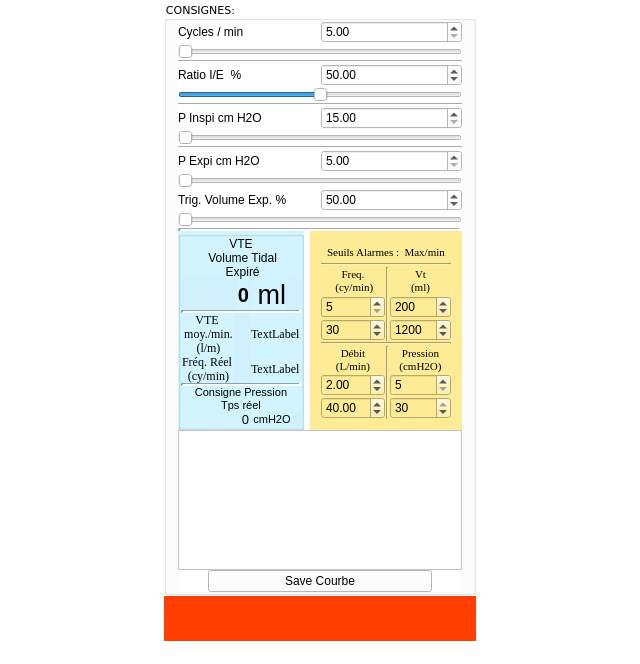
<?xml version="1.0" encoding="UTF-8"?>
<ui version="4.0">
 <class>MainWindow</class>
 <widget class="QMainWindow" name="MainWindow">
  <property name="geometry">
   <rect>
    <x>0</x>
    <y>0</y>
    <width>640</width>
    <height>664</height>
   </rect>
  </property>
  <property name="sizePolicy">
   <sizepolicy hsizetype="Preferred" vsizetype="Preferred">
    <horstretch>0</horstretch>
    <verstretch>0</verstretch>
   </sizepolicy>
  </property>
  <property name="baseSize">
   <size>
    <width>640</width>
    <height>480</height>
   </size>
  </property>
  <property name="palette">
   <palette>
    <active>
     <colorrole role="Button">
      <brush brushstyle="SolidPattern">
       <color alpha="255">
        <red>255</red>
        <green>255</green>
        <blue>255</blue>
       </color>
      </brush>
     </colorrole>
     <colorrole role="Light">
      <brush brushstyle="SolidPattern">
       <color alpha="255">
        <red>117</red>
        <green>80</green>
        <blue>123</blue>
       </color>
      </brush>
     </colorrole>
     <colorrole role="BrightText">
      <brush brushstyle="SolidPattern">
       <color alpha="255">
        <red>117</red>
        <green>80</green>
        <blue>123</blue>
       </color>
      </brush>
     </colorrole>
     <colorrole role="Base">
      <brush brushstyle="SolidPattern">
       <color alpha="255">
        <red>255</red>
        <green>255</green>
        <blue>255</blue>
       </color>
      </brush>
     </colorrole>
     <colorrole role="Window">
      <brush brushstyle="SolidPattern">
       <color alpha="255">
        <red>255</red>
        <green>255</green>
        <blue>255</blue>
       </color>
      </brush>
     </colorrole>
     <colorrole role="HighlightedText">
      <brush brushstyle="SolidPattern">
       <color alpha="255">
        <red>117</red>
        <green>80</green>
        <blue>123</blue>
       </color>
      </brush>
     </colorrole>
    </active>
    <inactive>
     <colorrole role="Button">
      <brush brushstyle="SolidPattern">
       <color alpha="255">
        <red>255</red>
        <green>255</green>
        <blue>255</blue>
       </color>
      </brush>
     </colorrole>
     <colorrole role="Light">
      <brush brushstyle="SolidPattern">
       <color alpha="255">
        <red>117</red>
        <green>80</green>
        <blue>123</blue>
       </color>
      </brush>
     </colorrole>
     <colorrole role="BrightText">
      <brush brushstyle="SolidPattern">
       <color alpha="255">
        <red>117</red>
        <green>80</green>
        <blue>123</blue>
       </color>
      </brush>
     </colorrole>
     <colorrole role="Base">
      <brush brushstyle="SolidPattern">
       <color alpha="255">
        <red>255</red>
        <green>255</green>
        <blue>255</blue>
       </color>
      </brush>
     </colorrole>
     <colorrole role="Window">
      <brush brushstyle="SolidPattern">
       <color alpha="255">
        <red>255</red>
        <green>255</green>
        <blue>255</blue>
       </color>
      </brush>
     </colorrole>
     <colorrole role="HighlightedText">
      <brush brushstyle="SolidPattern">
       <color alpha="255">
        <red>117</red>
        <green>80</green>
        <blue>123</blue>
       </color>
      </brush>
     </colorrole>
    </inactive>
    <disabled>
     <colorrole role="Button">
      <brush brushstyle="SolidPattern">
       <color alpha="255">
        <red>255</red>
        <green>255</green>
        <blue>255</blue>
       </color>
      </brush>
     </colorrole>
     <colorrole role="Light">
      <brush brushstyle="SolidPattern">
       <color alpha="255">
        <red>117</red>
        <green>80</green>
        <blue>123</blue>
       </color>
      </brush>
     </colorrole>
     <colorrole role="BrightText">
      <brush brushstyle="SolidPattern">
       <color alpha="255">
        <red>117</red>
        <green>80</green>
        <blue>123</blue>
       </color>
      </brush>
     </colorrole>
     <colorrole role="Base">
      <brush brushstyle="SolidPattern">
       <color alpha="255">
        <red>255</red>
        <green>255</green>
        <blue>255</blue>
       </color>
      </brush>
     </colorrole>
     <colorrole role="Window">
      <brush brushstyle="SolidPattern">
       <color alpha="255">
        <red>255</red>
        <green>255</green>
        <blue>255</blue>
       </color>
      </brush>
     </colorrole>
     <colorrole role="HighlightedText">
      <brush brushstyle="SolidPattern">
       <color alpha="255">
        <red>117</red>
        <green>80</green>
        <blue>123</blue>
       </color>
      </brush>
     </colorrole>
    </disabled>
   </palette>
  </property>
  <property name="contextMenuPolicy">
   <enum>Qt::DefaultContextMenu</enum>
  </property>
  <property name="acceptDrops">
   <bool>false</bool>
  </property>
  <property name="windowTitle">
   <string>Ca flambe dur...</string>
  </property>
  <property name="windowIcon">
   <iconset resource="ressource.qrc">
    <normaloff>:/flambagetypes.gif</normaloff>:/flambagetypes.gif</iconset>
  </property>
  <property name="styleSheet">
   <string notr="true">background-color: rgb(255, 255, 255);</string>
  </property>
  <widget class="QWidget" name="widget">
   <property name="sizePolicy">
    <sizepolicy hsizetype="Preferred" vsizetype="Preferred">
     <horstretch>0</horstretch>
     <verstretch>0</verstretch>
    </sizepolicy>
   </property>
   <property name="layoutDirection">
    <enum>Qt::LeftToRight</enum>
   </property>
   <layout class="QGridLayout" name="gridLayout">
    <property name="sizeConstraint">
     <enum>QLayout::SetDefaultConstraint</enum>
    </property>
    <property name="topMargin">
     <number>1</number>
    </property>
    <property name="bottomMargin">
     <number>1</number>
    </property>
    <property name="spacing">
     <number>1</number>
    </property>
    <item row="1" column="0">
     <layout class="QHBoxLayout" name="horizontalLayout">
      <property name="spacing">
       <number>2</number>
      </property>
      <property name="sizeConstraint">
       <enum>QLayout::SetDefaultConstraint</enum>
      </property>
      <item>
       <layout class="QGridLayout" name="Chart_layout">
        <property name="verticalSpacing">
         <number>2</number>
        </property>
       </layout>
      </item>
      <item>
       <widget class="QGroupBox" name="groupBox_curseurs">
        <property name="sizePolicy">
         <sizepolicy hsizetype="Fixed" vsizetype="Preferred">
          <horstretch>0</horstretch>
          <verstretch>0</verstretch>
         </sizepolicy>
        </property>
        <property name="maximumSize">
         <size>
          <width>16777215</width>
          <height>16777215</height>
         </size>
        </property>
        <property name="font">
         <font>
          <family>DejaVu Sans</family>
          <pointsize>8</pointsize>
         </font>
        </property>
        <property name="title">
         <string>CONSIGNES:</string>
        </property>
        <layout class="QGridLayout" name="gridLayout_12">
         <property name="topMargin">
          <number>0</number>
         </property>
         <property name="bottomMargin">
          <number>0</number>
         </property>
         <property name="spacing">
          <number>0</number>
         </property>
         <item row="4" column="1">
          <layout class="QGridLayout" name="gridLayout_2">
           <property name="sizeConstraint">
            <enum>QLayout::SetMinimumSize</enum>
           </property>
           <property name="spacing">
            <number>0</number>
           </property>
           <item row="0" column="2">
            <widget class="QLabel" name="Opensource">
             <property name="maximumSize">
              <size>
               <width>30</width>
               <height>30</height>
              </size>
             </property>
             <property name="text">
              <string/>
             </property>
             <property name="pixmap">
              <pixmap resource="ressource.qrc">:/Open_Source_Initiative_keyhole.svg.png</pixmap>
             </property>
             <property name="scaledContents">
              <bool>true</bool>
             </property>
             <property name="alignment">
              <set>Qt::AlignCenter</set>
             </property>
            </widget>
           </item>
           <item row="0" column="1">
            <widget class="QPushButton" name="Enregistrer_courbes">
             <property name="sizePolicy">
              <sizepolicy hsizetype="Preferred" vsizetype="Preferred">
               <horstretch>0</horstretch>
               <verstretch>0</verstretch>
              </sizepolicy>
             </property>
             <property name="text">
              <string>Save Courbe</string>
             </property>
            </widget>
           </item>
           <item row="0" column="0">
            <widget class="QLabel" name="Archlinux">
             <property name="maximumSize">
              <size>
               <width>30</width>
               <height>30</height>
              </size>
             </property>
             <property name="text">
              <string/>
             </property>
             <property name="pixmap">
              <pixmap resource="ressource.qrc">:/b_1_q_0_p_2.jpg.png</pixmap>
             </property>
             <property name="scaledContents">
              <bool>true</bool>
             </property>
            </widget>
           </item>
          </layout>
         </item>
         <item row="3" column="1">
          <widget class="QTextEditxg" name="info">
           <property name="sizePolicy">
            <sizepolicy hsizetype="Expanding" vsizetype="Expanding">
             <horstretch>0</horstretch>
             <verstretch>0</verstretch>
            </sizepolicy>
           </property>
           <property name="maximumSize">
            <size>
             <width>16777215</width>
             <height>16777215</height>
            </size>
           </property>
           <property name="frameShape">
            <enum>QFrame::StyledPanel</enum>
           </property>
           <property name="sizeAdjustPolicy">
            <enum>QAbstractScrollArea::AdjustIgnored</enum>
           </property>
           <property name="textInteractionFlags">
            <set>Qt::TextSelectableByKeyboard|Qt::TextSelectableByMouse</set>
           </property>
          </widget>
         </item>
         <item row="0" column="1">
          <layout class="QVBoxLayout" name="verticalLayout_3" stretch="0,0">
           <property name="spacing">
            <number>1</number>
           </property>
           <item>
            <layout class="QVBoxLayout" name="verticalLayout">
             <property name="spacing">
              <number>1</number>
             </property>
             <item>
              <layout class="QHBoxLayout" name="horizontalLayout_5">
               <property name="spacing">
                <number>1</number>
               </property>
               <item>
                <widget class="QLabel" name="label_cycle">
                 <property name="text">
                  <string>Cycles / min</string>
                 </property>
                </widget>
               </item>
               <item>
                <widget class="QDoubleSpinBox" name="doubleSpinBox_cycle">
                 <property name="keyboardTracking">
                  <bool>true</bool>
                 </property>
                 <property name="minimum">
                  <double>5.000000000000000</double>
                 </property>
                 <property name="maximum">
                  <double>60.000000000000000</double>
                 </property>
                </widget>
               </item>
              </layout>
             </item>
             <item>
              <widget class="QSlider" name="horizontalSlider_cycles">
               <property name="maximum">
                <number>100</number>
               </property>
               <property name="orientation">
                <enum>Qt::Horizontal</enum>
               </property>
              </widget>
             </item>
             <item>
              <widget class="Line" name="line">
               <property name="orientation">
                <enum>Qt::Horizontal</enum>
               </property>
              </widget>
             </item>
             <item>
              <layout class="QHBoxLayout" name="horizontalLayout_4">
               <property name="spacing">
                <number>1</number>
               </property>
               <item>
                <widget class="QLabel" name="label_ratio">
                 <property name="text">
                  <string>Ratio I/E  %</string>
                 </property>
                </widget>
               </item>
               <item>
                <widget class="QDoubleSpinBox" name="doubleSpinBox_ratio">
                 <property name="sizePolicy">
                  <sizepolicy hsizetype="Minimum" vsizetype="Fixed">
                   <horstretch>0</horstretch>
                   <verstretch>0</verstretch>
                  </sizepolicy>
                 </property>
                 <property name="decimals">
                  <number>2</number>
                 </property>
                 <property name="minimum">
                  <double>25.000000000000000</double>
                 </property>
                 <property name="maximum">
                  <double>100.000000000000000</double>
                 </property>
                 <property name="value">
                  <double>50.000000000000000</double>
                 </property>
                </widget>
               </item>
              </layout>
             </item>
             <item>
              <widget class="QSlider" name="horizontalSlider_ratio">
               <property name="minimum">
                <number>0</number>
               </property>
               <property name="maximum">
                <number>100</number>
               </property>
               <property name="value">
                <number>50</number>
               </property>
               <property name="orientation">
                <enum>Qt::Horizontal</enum>
               </property>
              </widget>
             </item>
             <item>
              <widget class="Line" name="line_3">
               <property name="orientation">
                <enum>Qt::Horizontal</enum>
               </property>
              </widget>
             </item>
             <item>
              <layout class="QHBoxLayout" name="horizontalLayout_2">
               <property name="spacing">
                <number>1</number>
               </property>
               <item>
                <widget class="QLabel" name="label_inspi">
                 <property name="text">
                  <string>P Inspi cm H2O</string>
                 </property>
                </widget>
               </item>
               <item>
                <widget class="QDoubleSpinBox" name="doubleSpinBox_inspi">
                 <property name="decimals">
                  <number>2</number>
                 </property>
                 <property name="minimum">
                  <double>15.000000000000000</double>
                 </property>
                 <property name="maximum">
                  <double>40.000000000000000</double>
                 </property>
                </widget>
               </item>
              </layout>
             </item>
             <item>
              <widget class="QSlider" name="horizontalSlider_inspi">
               <property name="maximum">
                <number>100</number>
               </property>
               <property name="orientation">
                <enum>Qt::Horizontal</enum>
               </property>
              </widget>
             </item>
             <item>
              <widget class="Line" name="line_4">
               <property name="orientation">
                <enum>Qt::Horizontal</enum>
               </property>
              </widget>
             </item>
             <item>
              <layout class="QHBoxLayout" name="horizontalLayout_6">
               <property name="spacing">
                <number>1</number>
               </property>
               <item>
                <widget class="QLabel" name="label_expi">
                 <property name="text">
                  <string>P Expi cm H2O</string>
                 </property>
                </widget>
               </item>
               <item>
                <widget class="QDoubleSpinBox" name="doubleSpinBox_expi">
                 <property name="keyboardTracking">
                  <bool>false</bool>
                 </property>
                 <property name="minimum">
                  <double>5.000000000000000</double>
                 </property>
                 <property name="maximum">
                  <double>16.000000000000000</double>
                 </property>
                </widget>
               </item>
              </layout>
             </item>
             <item>
              <widget class="QSlider" name="horizontalSlider_expi">
               <property name="maximum">
                <number>100</number>
               </property>
               <property name="orientation">
                <enum>Qt::Horizontal</enum>
               </property>
              </widget>
             </item>
             <item>
              <layout class="QHBoxLayout" name="horizontalLayout_3">
               <property name="spacing">
                <number>1</number>
               </property>
               <item>
                <widget class="QLabel" name="label_trigger_vol">
                 <property name="text">
                  <string>Trig. Volume Exp. %</string>
                 </property>
                </widget>
               </item>
               <item>
                <widget class="QDoubleSpinBox" name="doubleSpinBox_trigger_vol">
                 <property name="keyboardTracking">
                  <bool>false</bool>
                 </property>
                 <property name="minimum">
                  <double>5.000000000000000</double>
                 </property>
                 <property name="maximum">
                  <double>80.000000000000000</double>
                 </property>
                 <property name="value">
                  <double>50.000000000000000</double>
                 </property>
                </widget>
               </item>
              </layout>
             </item>
             <item>
              <widget class="QSlider" name="horizontalSlider_trigger_vol">
               <property name="maximum">
                <number>100</number>
               </property>
               <property name="pageStep">
                <number>1</number>
               </property>
               <property name="orientation">
                <enum>Qt::Horizontal</enum>
               </property>
               <property name="tickPosition">
                <enum>QSlider::NoTicks</enum>
               </property>
              </widget>
             </item>
            </layout>
           </item>
           <item>
            <widget class="Line" name="line_2">
             <property name="lineWidth">
              <number>4</number>
             </property>
             <property name="orientation">
              <enum>Qt::Horizontal</enum>
             </property>
            </widget>
           </item>
          </layout>
         </item>
         <item row="2" column="1">
          <layout class="QGridLayout" name="gridLayout_5">
           <property name="verticalSpacing">
            <number>8</number>
           </property>
           <item row="1" column="0">
            <widget class="QGroupBox" name="groupBox_2">
             <property name="sizePolicy">
              <sizepolicy hsizetype="Minimum" vsizetype="Minimum">
               <horstretch>0</horstretch>
               <verstretch>0</verstretch>
              </sizepolicy>
             </property>
             <property name="minimumSize">
              <size>
               <width>0</width>
               <height>0</height>
              </size>
             </property>
             <property name="maximumSize">
              <size>
               <width>16777215</width>
               <height>16777215</height>
              </size>
             </property>
             <property name="font">
              <font>
               <family>Arial</family>
               <pointsize>1</pointsize>
              </font>
             </property>
             <property name="autoFillBackground">
              <bool>false</bool>
             </property>
             <property name="styleSheet">
              <string notr="true">background-color: rgb(210, 244, 255);
</string>
             </property>
             <property name="title">
              <string/>
             </property>
             <property name="alignment">
              <set>Qt::AlignHCenter|Qt::AlignTop</set>
             </property>
             <property name="flat">
              <bool>false</bool>
             </property>
             <layout class="QGridLayout" name="gridLayout_4" columnstretch="0,0,0,0,0">
              <property name="sizeConstraint">
               <enum>QLayout::SetMinimumSize</enum>
              </property>
              <property name="leftMargin">
               <number>0</number>
              </property>
              <property name="topMargin">
               <number>0</number>
              </property>
              <property name="rightMargin">
               <number>0</number>
              </property>
              <property name="bottomMargin">
               <number>0</number>
              </property>
              <property name="horizontalSpacing">
               <number>2</number>
              </property>
              <property name="verticalSpacing">
               <number>0</number>
              </property>
              <item row="0" column="1" colspan="4">
               <widget class="QLabel" name="label_9">
                <property name="sizePolicy">
                 <sizepolicy hsizetype="MinimumExpanding" vsizetype="Preferred">
                  <horstretch>0</horstretch>
                  <verstretch>0</verstretch>
                 </sizepolicy>
                </property>
                <property name="font">
                 <font>
                  <pointsize>9</pointsize>
                  <weight>50</weight>
                  <bold>false</bold>
                 </font>
                </property>
                <property name="text">
                 <string>VTE 
 Volume Tidal 
 Expiré</string>
                </property>
                <property name="alignment">
                 <set>Qt::AlignCenter</set>
                </property>
               </widget>
              </item>
              <item row="8" column="1" colspan="4">
               <widget class="QLabel" name="label_4">
                <property name="font">
                 <font>
                  <pointsize>8</pointsize>
                 </font>
                </property>
                <property name="text">
                 <string>Consigne Pression
Tps réel</string>
                </property>
                <property name="alignment">
                 <set>Qt::AlignCenter</set>
                </property>
               </widget>
              </item>
              <item row="2" column="3">
               <widget class="QLabel" name="label_VTE">
                <property name="sizePolicy">
                 <sizepolicy hsizetype="MinimumExpanding" vsizetype="Preferred">
                  <horstretch>0</horstretch>
                  <verstretch>0</verstretch>
                 </sizepolicy>
                </property>
                <property name="font">
                 <font>
                  <pointsize>15</pointsize>
                  <weight>75</weight>
                  <bold>true</bold>
                 </font>
                </property>
                <property name="layoutDirection">
                 <enum>Qt::LeftToRight</enum>
                </property>
                <property name="text">
                 <string>0</string>
                </property>
                <property name="alignment">
                 <set>Qt::AlignRight|Qt::AlignTrailing|Qt::AlignVCenter</set>
                </property>
               </widget>
              </item>
              <item row="6" column="1" colspan="4">
               <spacer name="verticalSpacer">
                <property name="orientation">
                 <enum>Qt::Vertical</enum>
                </property>
                <property name="sizeType">
                 <enum>QSizePolicy::Expanding</enum>
                </property>
                <property name="sizeHint" stdset="0">
                 <size>
                  <width>20</width>
                  <height>40</height>
                 </size>
                </property>
               </spacer>
              </item>
              <item row="3" column="1" colspan="4">
               <widget class="Line" name="line_6">
                <property name="lineWidth">
                 <number>3</number>
                </property>
                <property name="orientation">
                 <enum>Qt::Horizontal</enum>
                </property>
               </widget>
              </item>
              <item row="7" column="1" colspan="4">
               <widget class="Line" name="line_11">
                <property name="lineWidth">
                 <number>3</number>
                </property>
                <property name="orientation">
                 <enum>Qt::Horizontal</enum>
                </property>
               </widget>
              </item>
              <item row="9" column="1" colspan="3">
               <widget class="QLabel" name="lcdnumber">
                <property name="sizePolicy">
                 <sizepolicy hsizetype="MinimumExpanding" vsizetype="Preferred">
                  <horstretch>0</horstretch>
                  <verstretch>0</verstretch>
                 </sizepolicy>
                </property>
                <property name="font">
                 <font>
                  <pointsize>10</pointsize>
                 </font>
                </property>
                <property name="text">
                 <string>0</string>
                </property>
                <property name="alignment">
                 <set>Qt::AlignRight|Qt::AlignTrailing|Qt::AlignVCenter</set>
                </property>
               </widget>
              </item>
              <item row="9" column="4">
               <widget class="QLabel" name="label">
                <property name="sizePolicy">
                 <sizepolicy hsizetype="Fixed" vsizetype="Minimum">
                  <horstretch>0</horstretch>
                  <verstretch>0</verstretch>
                 </sizepolicy>
                </property>
                <property name="minimumSize">
                 <size>
                  <width>42</width>
                  <height>0</height>
                 </size>
                </property>
                <property name="maximumSize">
                 <size>
                  <width>42</width>
                  <height>16777215</height>
                 </size>
                </property>
                <property name="font">
                 <font>
                  <pointsize>8</pointsize>
                 </font>
                </property>
                <property name="text">
                 <string>cmH2O</string>
                </property>
                <property name="alignment">
                 <set>Qt::AlignCenter</set>
                </property>
               </widget>
              </item>
              <item row="4" column="4">
               <widget class="QLabel" name="label_debit_moy">
                <property name="font">
                 <font>
                  <family>Times New Roman</family>
                 </font>
                </property>
                <property name="text">
                 <string>TextLabel</string>
                </property>
               </widget>
              </item>
              <item row="2" column="4">
               <widget class="QLabel" name="label_2">
                <property name="sizePolicy">
                 <sizepolicy hsizetype="Fixed" vsizetype="Preferred">
                  <horstretch>0</horstretch>
                  <verstretch>0</verstretch>
                 </sizepolicy>
                </property>
                <property name="minimumSize">
                 <size>
                  <width>35</width>
                  <height>0</height>
                 </size>
                </property>
                <property name="maximumSize">
                 <size>
                  <width>35</width>
                  <height>16777215</height>
                 </size>
                </property>
                <property name="font">
                 <font>
                  <pointsize>20</pointsize>
                  <weight>50</weight>
                  <bold>false</bold>
                 </font>
                </property>
                <property name="text">
                 <string>ml</string>
                </property>
                <property name="alignment">
                 <set>Qt::AlignRight|Qt::AlignTrailing|Qt::AlignVCenter</set>
                </property>
               </widget>
              </item>
              <item row="4" column="1">
               <widget class="QLabel" name="label_3">
                <property name="font">
                 <font>
                  <family>Times New Roman</family>
                 </font>
                </property>
                <property name="text">
                 <string>VTE
 moy./min. 
 (l/m)</string>
                </property>
                <property name="alignment">
                 <set>Qt::AlignCenter</set>
                </property>
               </widget>
              </item>
              <item row="5" column="1">
               <widget class="QLabel" name="label_5">
                <property name="font">
                 <font>
                  <family>Times New Roman</family>
                 </font>
                </property>
                <property name="text">
                 <string>Fréq. Réel 
 (cy/min)</string>
                </property>
                <property name="alignment">
                 <set>Qt::AlignCenter</set>
                </property>
               </widget>
              </item>
              <item row="5" column="4">
               <widget class="QLabel" name="label_freq_reel">
                <property name="font">
                 <font>
                  <family>Times New Roman</family>
                 </font>
                </property>
                <property name="text">
                 <string>TextLabel</string>
                </property>
               </widget>
              </item>
             </layout>
            </widget>
           </item>
           <item row="1" column="1">
            <widget class="QWidget" name="gridWidget_2" native="true">
             <property name="sizePolicy">
              <sizepolicy hsizetype="MinimumExpanding" vsizetype="MinimumExpanding">
               <horstretch>0</horstretch>
               <verstretch>0</verstretch>
              </sizepolicy>
             </property>
             <property name="styleSheet">
              <string notr="true">background-color: rgb(253, 235, 149);</string>
             </property>
             <layout class="QGridLayout" name="gridLayout_6">
              <property name="spacing">
               <number>1</number>
              </property>
              <item row="3" column="0" colspan="2">
               <widget class="Line" name="line_7">
                <property name="orientation">
                 <enum>Qt::Horizontal</enum>
                </property>
               </widget>
              </item>
              <item row="2" column="1">
               <layout class="QGridLayout" name="gridLayout_7">
                <property name="spacing">
                 <number>1</number>
                </property>
                <item row="0" column="1">
                 <widget class="QLabel" name="label_vt">
                  <property name="font">
                   <font>
                    <family>Times New Roman</family>
                    <pointsize>8</pointsize>
                   </font>
                  </property>
                  <property name="text">
                   <string>Vt 
(ml)</string>
                  </property>
                  <property name="alignment">
                   <set>Qt::AlignCenter</set>
                  </property>
                 </widget>
                </item>
                <item row="0" column="0" rowspan="3">
                 <widget class="Line" name="line_10">
                  <property name="orientation">
                   <enum>Qt::Vertical</enum>
                  </property>
                 </widget>
                </item>
                <item row="1" column="1">
                 <widget class="QSpinBox" name="vt_min">
                  <property name="styleSheet">
                   <string notr="true"/>
                  </property>
                  <property name="minimum">
                   <number>50</number>
                  </property>
                  <property name="maximum">
                   <number>10000</number>
                  </property>
                  <property name="value">
                   <number>200</number>
                  </property>
                 </widget>
                </item>
                <item row="2" column="1">
                 <widget class="QSpinBox" name="vt_max">
                  <property name="minimum">
                   <number>50</number>
                  </property>
                  <property name="maximum">
                   <number>10000</number>
                  </property>
                  <property name="value">
                   <number>1200</number>
                  </property>
                 </widget>
                </item>
               </layout>
              </item>
              <item row="4" column="1">
               <layout class="QGridLayout" name="gridLayout_9">
                <property name="spacing">
                 <number>1</number>
                </property>
                <item row="0" column="1">
                 <widget class="QLabel" name="label_pression">
                  <property name="font">
                   <font>
                    <family>Times New Roman</family>
                    <pointsize>8</pointsize>
                   </font>
                  </property>
                  <property name="text">
                   <string>Pression 
(cmH2O)</string>
                  </property>
                  <property name="alignment">
                   <set>Qt::AlignCenter</set>
                  </property>
                 </widget>
                </item>
                <item row="0" column="0" rowspan="3">
                 <widget class="Line" name="line_9">
                  <property name="orientation">
                   <enum>Qt::Vertical</enum>
                  </property>
                 </widget>
                </item>
                <item row="1" column="1">
                 <widget class="QSpinBox" name="pression_min">
                  <property name="minimum">
                   <number>5</number>
                  </property>
                  <property name="maximum">
                   <number>30</number>
                  </property>
                 </widget>
                </item>
                <item row="2" column="1">
                 <widget class="QSpinBox" name="pression_max">
                  <property name="minimum">
                   <number>5</number>
                  </property>
                  <property name="maximum">
                   <number>30</number>
                  </property>
                  <property name="value">
                   <number>30</number>
                  </property>
                 </widget>
                </item>
               </layout>
              </item>
              <item row="4" column="0">
               <layout class="QGridLayout" name="gridLayout_8">
                <property name="spacing">
                 <number>1</number>
                </property>
                <item row="1" column="0">
                 <widget class="QDoubleSpinBox" name="debit_min">
                  <property name="minimum">
                   <double>1.000000000000000</double>
                  </property>
                  <property name="maximum">
                   <double>100.000000000000000</double>
                  </property>
                  <property name="value">
                   <double>2.000000000000000</double>
                  </property>
                 </widget>
                </item>
                <item row="0" column="0">
                 <widget class="QLabel" name="label_debit">
                  <property name="font">
                   <font>
                    <family>Times New Roman</family>
                    <pointsize>8</pointsize>
                   </font>
                  </property>
                  <property name="text">
                   <string>Débit 
(L/min)</string>
                  </property>
                  <property name="alignment">
                   <set>Qt::AlignCenter</set>
                  </property>
                 </widget>
                </item>
                <item row="2" column="0">
                 <widget class="QDoubleSpinBox" name="debit_max">
                  <property name="minimum">
                   <double>1.000000000000000</double>
                  </property>
                  <property name="maximum">
                   <double>100.000000000000000</double>
                  </property>
                  <property name="value">
                   <double>40.000000000000000</double>
                  </property>
                 </widget>
                </item>
               </layout>
              </item>
              <item row="1" column="0" colspan="2">
               <widget class="Line" name="line_8">
                <property name="orientation">
                 <enum>Qt::Horizontal</enum>
                </property>
               </widget>
              </item>
              <item row="2" column="0">
               <layout class="QGridLayout" name="gridLayout_10">
                <property name="spacing">
                 <number>1</number>
                </property>
                <item row="0" column="0" colspan="2">
                 <widget class="QLabel" name="label_freq">
                  <property name="font">
                   <font>
                    <family>Times New Roman</family>
                    <pointsize>8</pointsize>
                   </font>
                  </property>
                  <property name="text">
                   <string>Freq.
 (cy/min)</string>
                  </property>
                  <property name="alignment">
                   <set>Qt::AlignCenter</set>
                  </property>
                 </widget>
                </item>
                <item row="1" column="0" colspan="2">
                 <widget class="QSpinBox" name="freq_min">
                  <property name="minimum">
                   <number>5</number>
                  </property>
                  <property name="maximum">
                   <number>60</number>
                  </property>
                 </widget>
                </item>
                <item row="2" column="0" colspan="2">
                 <widget class="QSpinBox" name="freq_max">
                  <property name="sizePolicy">
                   <sizepolicy hsizetype="Minimum" vsizetype="Fixed">
                    <horstretch>0</horstretch>
                    <verstretch>0</verstretch>
                   </sizepolicy>
                  </property>
                  <property name="minimum">
                   <number>5</number>
                  </property>
                  <property name="maximum">
                   <number>60</number>
                  </property>
                  <property name="value">
                   <number>30</number>
                  </property>
                 </widget>
                </item>
               </layout>
              </item>
              <item row="0" column="0" colspan="2">
               <widget class="QLabel" name="label_8">
                <property name="maximumSize">
                 <size>
                  <width>16777215</width>
                  <height>20</height>
                 </size>
                </property>
                <property name="font">
                 <font>
                  <family>Times New Roman</family>
                  <pointsize>8</pointsize>
                 </font>
                </property>
                <property name="text">
                 <string>Seuils Alarmes :  Max/min</string>
                </property>
                <property name="alignment">
                 <set>Qt::AlignCenter</set>
                </property>
               </widget>
              </item>
             </layout>
            </widget>
           </item>
          </layout>
         </item>
        </layout>
       </widget>
      </item>
     </layout>
    </item>
    <item row="2" column="0">
     <widget class="QWidget" name="Alarmes" native="true">
      <property name="enabled">
       <bool>true</bool>
      </property>
      <property name="styleSheet">
       <string notr="true">background-color: rgb(255, 62, 0);</string>
      </property>
      <layout class="QGridLayout" name="gridLayout_3">
       <property name="verticalSpacing">
        <number>1</number>
       </property>
       <item row="0" column="0">
        <widget class="QLabelxg" name="texte_alarme">
         <property name="font">
          <font>
           <pointsize>15</pointsize>
           <weight>75</weight>
           <bold>true</bold>
          </font>
         </property>
         <property name="text">
          <string/>
         </property>
        </widget>
       </item>
      </layout>
     </widget>
    </item>
   </layout>
  </widget>
  <widget class="QStatusBar" name="statusBar"/>
 </widget>
 <layoutdefault spacing="6" margin="11"/>
 <customwidgets>
  <customwidget>
   <class>QTextEditxg</class>
   <extends>QTextEdit</extends>
   <header>textedit.h</header>
  </customwidget>
  <customwidget>
   <class>QLabelxg</class>
   <extends>QLabel</extends>
   <header>qlabelxg.h</header>
  </customwidget>
 </customwidgets>
 <resources>
  <include location="ressource.qrc"/>
 </resources>
 <connections/>
</ui>
